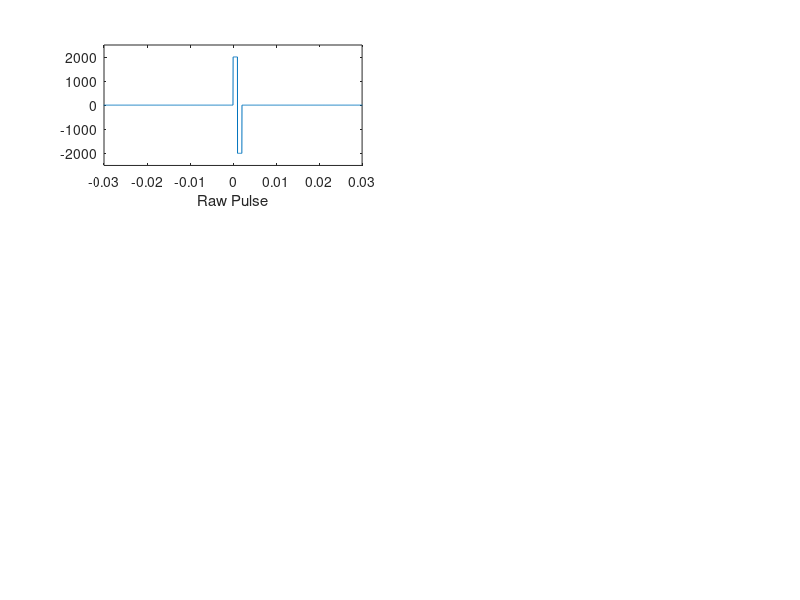

MATLAB code to generate this figure: (Note: this script raises an error after producing the figure.)
% simulate pulse

x = linspace(-3, 3, 32000*6);
y = zeros(1, length(x))+4;
y(96001:96033) = 2000+4;
y(96034:96066) = -2000+4;

subplot(3,2,1)
plot(x,y)
xlim([-0.03 0.03])
xlabel(['Raw Pulse'])
ylim([-2500 2500])

dum.hdr.nChans = 1;
dum.hdr.label{1,1} = 'dummy';
dum.hdr.Fs = 32000;
dum.hdr.nSamples = 19200;
dum.hdr.nSamplesPre = 0;
dum.hdr.nTrials = 1;
dum.trial{1,1} = y ;
dum.time{1,1}  = x;
dum.label{1,1} = 'dummy';
dum.fsample = 32000;
dum.sampleinfo = [1 19200];

cfg = [];
cfg.lpfilter = 'yes';
cfg.lpfreq = 300;
%cfg.lpfilttype = 'butter';
cfg.demean = 'yes';
lpdum = ft_preprocessing(cfg, dum);

subplot(3,2,3)
plot(lpdum.time{1,1}, lpdum.trial{1,1})
xlim([-0.03 0.03])
xlabel(['LP filtered 300 Hz'])
ylim([-2500 2500])

cfg = [];
cfg.resamplefs = 1e3;
%cfg.detrend = 'yes';
cfg.demean = 'yes';
[resdum] = ft_resampledata( cfg,lpdum);



subplot(3,2,5)
plot(resdum.time{1,1}, resdum.trial{1,1})
xlim([-0.03 0.03])
xlabel(['Resampled at 1000 Hz from 32000'])
ylim([-2500 2500])


%%

x = linspace(-3, 3, 32000*6);
y = zeros(1, length(x))+4;
y(96001:96033) = 8000+4;
y(96034:96066) = -8000+4;

subplot(3,2,2)
plot(x,y)
xlim([-0.03 0.03])
xlabel(['Raw Pulse'])
ylim([-2500 2500])

dum.hdr.nChans = 1;
dum.hdr.label{1,1} = 'dummy';
dum.hdr.Fs = 32000;
dum.hdr.nSamples = 19200;
dum.hdr.nSamplesPre = 0;
dum.hdr.nTrials = 1;
dum.trial{1,1} = y ;
dum.time{1,1}  = x;
dum.label{1,1} = 'dummy';
dum.fsample = 32000;
dum.sampleinfo = [1 19200];

cfg = [];
cfg.lpfilter = 'yes';
cfg.lpfreq = 300;
%cfg.lpfilttype = 'butter';
cfg.demean = 'yes';
lpdum = ft_preprocessing(cfg, dum);

subplot(3,2,4)
plot(lpdum.time{1,1}, lpdum.trial{1,1})
xlim([-0.03 0.03])
xlabel(['LP filtered 300 Hz'])
ylim([-2500 2500])

cfg = [];
cfg.resamplefs = 1e3;
%cfg.detrend = 'yes';
cfg.demean = 'yes';
[resdum] = ft_resampledata( cfg,lpdum);



subplot(3,2,6)
plot(resdum.time{1,1}, resdum.trial{1,1})
xlim([-0.03 0.03])
xlabel(['Resampled at 1000 Hz from 32000'])
ylim([-2500 2500])


